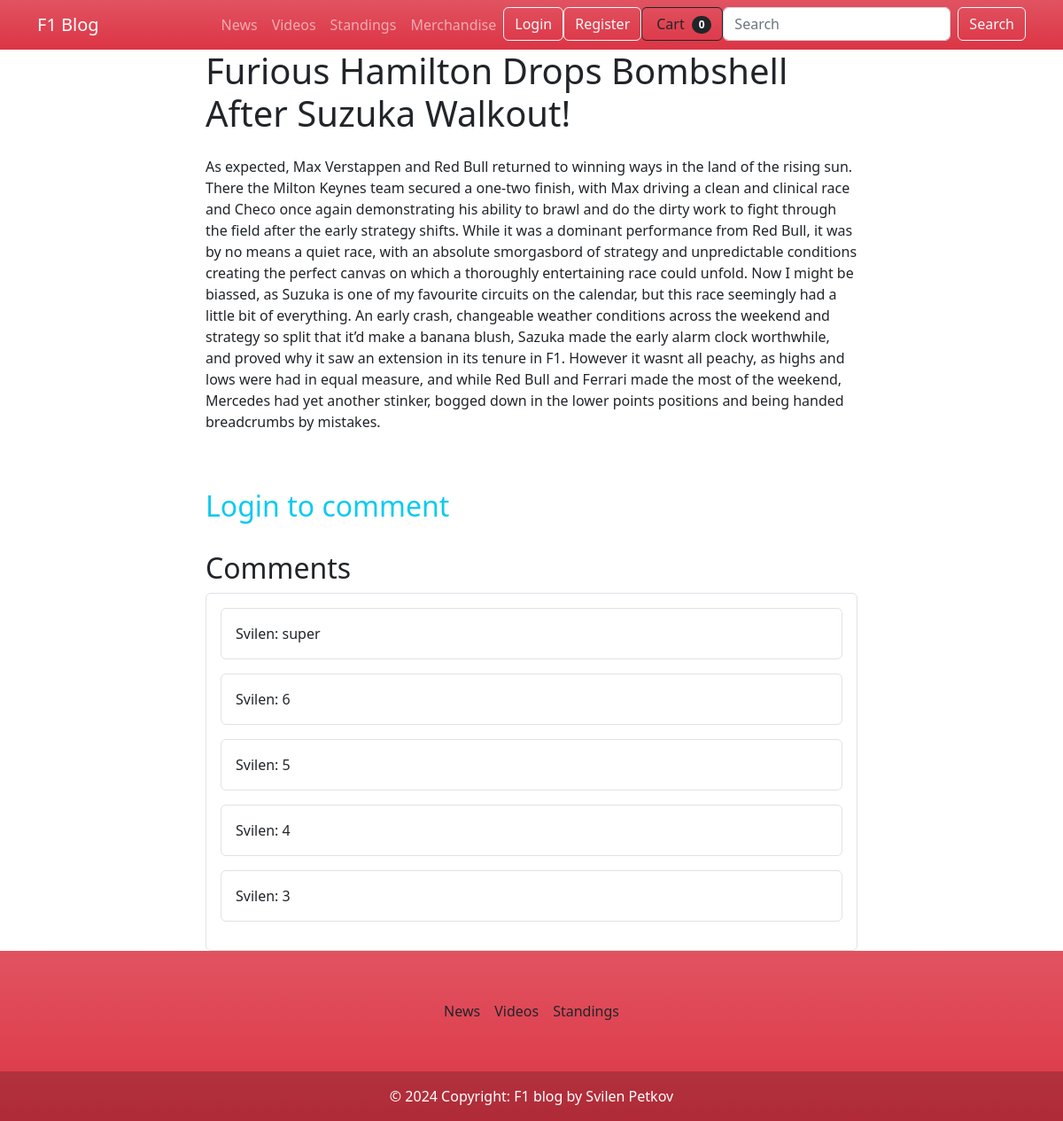
Page /videos/details/3 on the committed database.
### f1_blog/videos/models.py (models this page shows, shortened)
class Video(models.Model):
    title = models.CharField(max_length=100)
    content = models.TextField()
    video = models.URLField()
    author = models.ForeignKey(User, on_delete=models.CASCADE)
    likes = models.ManyToManyField(User, related_name='liked_videos', blank=True,)
    created_at = models.DateTimeField(auto_now_add=True)

class Comment(models.Model):
    video = models.ForeignKey(Video, on_delete=models.CASCADE, related_name='comments')
    author = models.ForeignKey(User, on_delete=models.CASCADE)
    text = models.TextField()
    created_at = models.DateTimeField(auto_now_add=True)
    likes = models.ManyToManyField(User, related_name='liked_comments', blank=True,)

### f1_blog/web/models.py (models this page shows)
class Profile(models.Model):
    FIRST_NAME_MAX_LENGTH = 30
    LAST_NAME_MAX_LENGTH = 30
    first_name = models.CharField(
                                max_length=FIRST_NAME_MAX_LENGTH,
                                blank=True,
                                null=True
                                  )
    last_name = models.CharField(max_length=LAST_NAME_MAX_LENGTH,
                                 blank=True,
                                 null=True
                                 )
    date_of_birth = models.DateField(blank=True,
                                     null=True
                                     )
    user = models.OneToOneField(UserModel,
                                on_delete=models.CASCADE,
                                primary_key=True
                                )
    email = models.EmailField(
        blank=True,
        null=True
    )
    address = models.CharField(
        max_length=255,
        blank=True,
        null=True
    )
    phone_number = models.CharField(
        max_length=20,
        blank=True,
        null=True
    )

### f1_blog/videos/views.py (the view, shortened to what this page needs)
# urls.py: path('details/<int:pk>', views.VideoDetailView.as_view(), name='video-details'),
class VideoDetailView(DetailView):
    model = Video
    template_name = 'videos/video_detail.html'
    context_object_name = 'video'
    def get_context_data(self, **kwargs):
        context = super().get_context_data(**kwargs)
        video = self.get_object()
        context['comments'] = video.comments.order_by('-created_at')
        return context

### f1_blog/news/templatetags/moderator_filter.py (called while the page is built)
@register.filter
def is_moderator_or_admin(user):
    return user.groups.filter(name='moderator').exists() or user.is_staff

### templates/videos/video_detail.html (shortened to what this page needs)
{% extends 'base.html' %}
{% load moderator_filter %}
{% load embed_video_tags %}
{% block content %}
    <div class="container">
        <div class="row">
            <div class="col-md-8 offset-md-2">
                <div class="d-flex justify-content-between align-items-center mb-3">
                    <h1>{{ video.title }}</h1>
                </div>
                <p>{{ video.content }}</p>
                <br><br>
                {% if user.is_authenticated %}
                    <h2>Add a Comment</h2>
                    <form id="comment-form">
                        {% csrf_token %}
                        <div class="input-group mb-3">
                            <textarea class="form-control" name="text" placeholder="Enter your comment"></textarea>
                            <button class="btn btn-primary" type="submit">Submit Comment</button>
                        </div>
                    </form>
                {% else %}
                    <h2 class="align-content-around"><a href="{% url 'login' %}?next={{ request.path }}"
                                                        class="text-decoration-none text-info">Login to comment</a></h2>
                    <br>
                {% endif %}
                <h2>Comments</h2>
                <div class="comment-section border rounded p-3">
                    <ul id="comment-list" class="list-unstyled">
                        {% for comment in comments %}
                            <li class="comment-item border rounded p-3 mb-3">
                                {{ comment.author.profile.first_name }}: {{ comment.text }}
                            </li>
                        {% endfor %}
                    </ul>
                </div>
            </div>
        </div>
    </div>
{% endblock %}

### rows in the picture
Video: title "Furious Hamilton Drops Bombshell After Suzuka Walkout!", content "As expected, Max Verstappen and Red Bull returned to winning ways in the land of the rising sun. There the Milton Keynes team secured a one-two finish, with Max driving a clean and clinical race and Checo once again demonstrating his ability to brawl and do the dirty work to fight through the field after the early strategy shifts. While it was a dominant performance from Red Bull, it was by no means a quiet race, with an absolute smorgasbord of strategy and unpredictable conditions creating the perfect canvas on which a thoroughly entertaining race could unfold. Now I might be biassed, as Suzuka is one of my favourite circuits on the calendar, but this race seemingly had a little bit of…"
Comment: author.profile.first_name "Svilen", text "super"
Comment: author.profile.first_name "Svilen", text "6"
Comment: author.profile.first_name "Svilen", text "5"
Comment: author.profile.first_name "Svilen", text "4"
Comment: author.profile.first_name "Svilen", text "3"

### other values in the picture
{{ cart|length }} "0"
